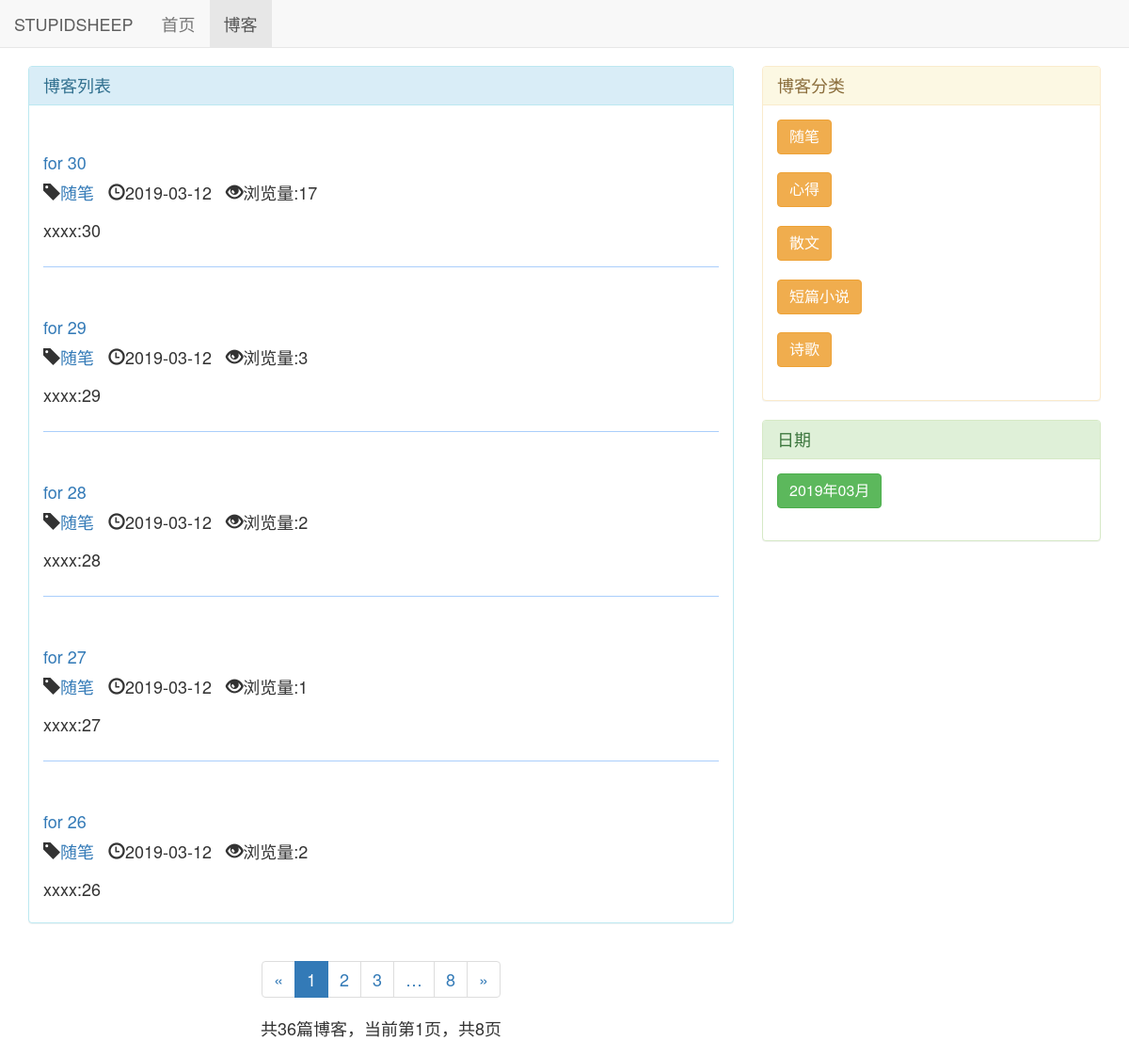
Screenshot of /blog/ with the database file from the repository.
### blog/models.py (models this page shows, shortened)
class Blog(models.Model, ReadNumExpandMethod):
	title = models.CharField(max_length=30)
	content = RichTextUploadingField()
	blog_type = models.ForeignKey(BlogType, on_delete=models.DO_NOTHING)
	author = models.ForeignKey(User, on_delete=models.DO_NOTHING)
	read_details = GenericRelation(ReadDetail)
	created_time = models.DateTimeField(auto_now_add=True)
	last_updated_time = models.DateTimeField(auto_now=True)
	class Meta:  # 分页排序，一般最新的放在最前面，所以created_time前面有-号
		ordering = ['-created_time']

class BlogType(models.Model): # 必须在Blog的上面
	type_name = models.CharField(max_length=15)
	def __str__(self):
		return self.type_name

### read_count/models.py (models this page shows)
class ReadNum(models.Model):
	read_num = models.IntegerField(default=0)
	content_type = models.ForeignKey(ContentType, on_delete=models.DO_NOTHING)
	object_id = models.PositiveIntegerField() # 正整数字段
	content_object = GenericForeignKey('content_type', 'object_id')

### blog/views.py (the view)
# urls.py: path('', blog_list, name='blog_list'),
def blog_list(request):
	blogs_all_list = Blog.objects.all()
	content = get_blogs_data_needed(request, blogs_all_list)
	return render(request, "blog/blog_list.html", content)

### read_count/models.py (called while the page is built)
	def read_num(self):
		try:
			ct = ContentType.objects.get_for_model(self)
			readnum = ReadNum.objects.get(content_type=ct, object_id=self.pk)
			return readnum.read_num
		except exceptions.ObjectDoesNotExist as ReadNumNotExist:
			return 0

### blog/templates/blog/blog_list.html (shortened to what this page needs)
{% extends 'base.html' %}
{% block nav_blog_active %}active{% endblock %}
{% load staticfiles %}
{% block header_extends %}
	<link rel="stylesheet" type="text/css" href="{% static 'blog/blog.css' %}">
{% endblock %}
{% block content %}
	<div class="container">
		<div class="row">
			<div class="col-xs-8 col-sm-8 col-md-8">
				<div class="panel panel-info">
				  <div class="panel-heading">{% block blog_list_title %}博客列表{% endblock %}</div>
				  <div class="panel-body">
				    {% for blog in page_of_blogs %}
				    	<div class="blog">
				    		<h3 style="font-size:36px">
				    			<a href="{% url 'blog_detail' blog.pk %}">
									{{ blog.title }}
								</a>
				    		</h3>
				    		<p class="blog-info">
				    			<span class="glyphicon glyphicon-tag" aria-hidden="true"></span><a href="{% url 'blogs_with_type' blog.blog_type.pk %}">{{ blog.blog_type }}</a>&nbsp;&nbsp;
				    			<span class="glyphicon glyphicon-time" aria-hidden="true"></span>{{ blog.created_time|date:"Y-m-d"}}&nbsp;&nbsp;
				    			<span class="glyphicon glyphicon-eye-open" aria-hidden="true"></span>浏览量:{{ blog.read_num}}
				    		</p><br>
							<p>{{ blog.content|striptags|truncatechars:120 }}</p>
				    	</div>
						{% empty %}
							<div class="class">
								<h3>--暂无博客，敬请期待--</h3>
							</div>
					{% endfor %}
				  </div>
				</div>
				<div class="paginator">
					<nav aria-label="Page navigation">
					  <ul class="pagination">
					    <li>
					    	{% if page_of_blogs.has_previous %}
						    	<a href="?page={{ page_of_blogs.previous_page_number }}" aria-label="Previous">
						        	<span aria-hidden="true">&laquo;</span>
						      	</a>
					    	{% else %}
					    		<span aria-hidden="true">&laquo;</span>
					    	{% endif %}
					    </li>
					    {% for page_num in page_range %}
				    		{% if page_num == page_of_blogs.number %}
								<li class="active"><a href="?page={{ page_num }}">{{ page_num }}</a></li>
				    		{% else %}
				    			{% if page_num == "…" %}
				    			<li><a>{{ page_num }}</a></li>
				    			{% else %}
				    				<li><a href="?page={{ page_num }}">{{ page_num }}</a></li>
				    			{% endif %}
			    			{% endif %}
						{% endfor %}
					    <li>
					    	{% if page_of_blogs.has_next %}
						    	<a href="?page={{ page_of_blogs.next_page_number }}" aria-label="Next">
					        		<span aria-hidden="true">&raquo;</span>
					      		</a>
					    	{% else %}
					    		<span aria-hidden="true">&raquo;</span>
					    	{% endif %}
					    </li>
					  </ul>
					  <p style="font-size: 18px">共{{ page_of_blogs.paginator.count }}篇博客，当前第{{ page_of_blogs.number }}页，共{{ page_of_blogs.paginator.num_pages }}页</p>
					</nav>
				</div>
			</div>
			<div class="hidden-xs col-sm-4 col-md-4">
				<div class="panel panel-warning">
				  <div class="panel-heading">博客分类</div>
				  <div class="panel-body">
				    <ul class="blog-types">
						{% for blog_type in blog_types %}
							<li>
								<a style="font-size:16px" href="{% url 'blogs_with_type' blog_type.pk %}"class="btn btn-warning" title="博客有{{blog_type.blog_set.count}}篇">
									{{ blog_type.type_name }}
								</a>
							</li>
							<br>
						{% empty %}
							<li>
								暂无分类
							</li>
						{% endfor %}
					</ul>
				  </div>
				</div>
				<div class="panel panel-success">
				  <div class="panel-heading">日期</div>
				  <div class="panel-body">
				    <ul class="blog-dates">
						{% for blog_date, blog_count in blognum_of_date_list.items %}
							<li>
								<a style="font-size:16px" href="{% url 'blogs_with_date' blog_date.year blog_date.month %}"class="btn btn-success" title="博客有{{blog_count}}篇">
									{{ blog_date|date:"Y年m月" }}
								</a>
							</li>
							<br>
						{% empty %}
							<li>
								暂无分类
							</li>
						{% endfor %}
					</ul>
				  </div>
				</div>
			</div>
		</div>
	</div>
{% endblock %}

### static/mycss/base.css (style rules this page uses)
* { margin: 0; padding: 0; }
body { margin-top: 70px!important; }
a:link { text-decoration:none; }

### blog/static/blog/blog.css (style rules this page uses)
* { font-size: 18px; }
ul.blog-types { list-style-type:none; margin-bottom: 0em; }
ul.blog-dates { list-style-type:none; margin-bottom: 0em; }
div.blog h3 { margin-top: 0.5em; }
div.blog:not(:last-child) { margin-bottom: 2em; border-bottom: 1px solid #aacefb; padding-bottom: 1em; }
div.blog p.blog-info { margin-bottom: 0px; }
div.paginator { text-align: center; }

### rows the page displays
Blog: title "for 30", blog_type "随笔", created_time "2019-03-12", read_num "17", content "xxxx:30"
Blog: title "for 29", blog_type "随笔", created_time "2019-03-12", read_num "3", content "xxxx:29"
Blog: title "for 28", blog_type "随笔", created_time "2019-03-12", read_num "2", content "xxxx:28"
Blog: title "for 27", blog_type "随笔", created_time "2019-03-12", read_num "1", content "xxxx:27"
Blog: title "for 26", blog_type "随笔", created_time "2019-03-12", read_num "2", content "xxxx:26"
BlogType: type_name "随笔"
BlogType: type_name "心得"
BlogType: type_name "散文"
BlogType: type_name "短篇小说"
BlogType: type_name "诗歌"

### other values shown
{{ page_num }} "1"
{{ page_num }} "2" "3" "8"
{{ page_num }} "…"
{{ page_of_blogs.paginator.count }} "36"
{{ page_of_blogs.number }} "1"
{{ page_of_blogs.paginator.num_pages }} "8"
{{ blog_date|date:"Y年m月" }} "2019年03月"
